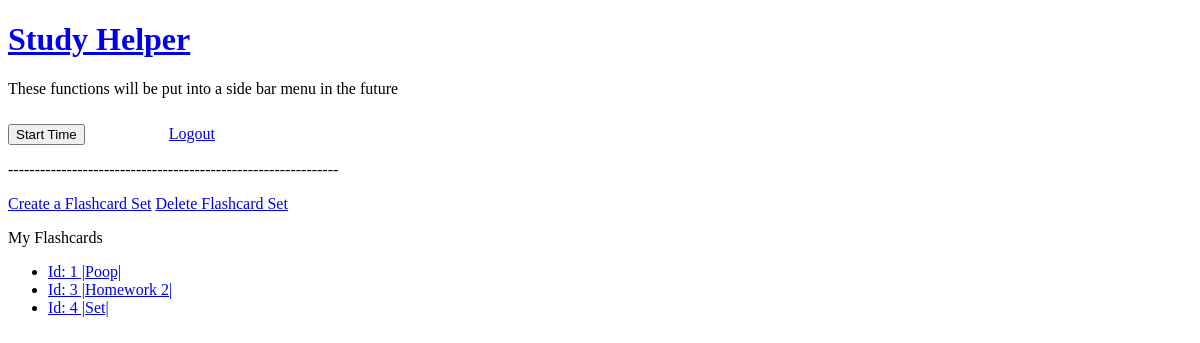
The page /flashcard (signed in) on the database as committed earlier.
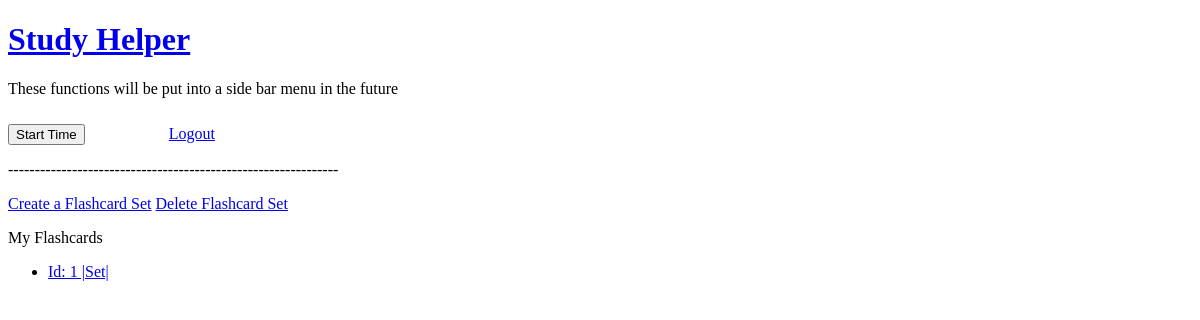
The same page on the database as committed later.
### myapp/models.py (models this page shows)
class Flashcardset(UserMixin, db.Model):
    id = db.Column(db.Integer, primary_key=True)
    author_id = db.Column(db.Integer, db.ForeignKey('user.id'))
    name = db.Column(db.String(64), unique=False, index=True)
    cards = db.relationship('Card', backref='set', lazy=True)
    def __repr__(self):
        return f'Id: {self.id} |{self.name}|'

### myapp/routes.py (the view)
@myapp_obj.route("/flashcard", methods=['GET', 'POST'])
@login_required
def display():
    flashcards = Flashcardset.query.filter_by(author_id = current_user.get_id())
    return render_template("/flashcard/flashcard_portal.html",
    flashcards = flashcards)

### myapp/models.py (called while the page is built)
@login.user_loader
def load_user(id):
    return User.query.get(int(id))

### myapp/templates/flashcard/flashcard_portal.html
{% extends "user/user_menu.html" %}
{% block content %}
<a href="/flashcard/create">Create a Flashcard Set</a>
<a href="/flashcard/delete">Delete Flashcard Set</a>
<p>My Flashcards</p>
<ul>
{% for cards in flashcards %}
    <li>
    <a href="/flashcard/display/{{ cards.name }}-{{ cards.id }}">{{ cards }}</a>
    </li>
{% endfor %}
</ul>
{% endblock %}

### myapp/templates/user/user_menu.html (shortened to what this page needs)
{% extends "base.html" %}
{% block menu %}
    <p>These functions will be put into a side bar menu in the future</p>
    <button id="start_timer" class="btn">Start Time</button>
    <a href="/logout">Logout</a>
    <p>--------------------------------------------------------------</p>
{% endblock %}

### myapp/templates/base.html (shortened to what this page needs)
<!DOCTYPE HTML>
<html>
    <head>
    <link rel="stylesheet" href="{{ url_for('static', filename='css/pomodoro.css') }}">
	<a href="/">
        <h1>Study Helper</h1>
    <a>
    </head>
    <body>
        {% if current_user.is_authenticated %}
            {% block menu %}
            {% endblock %}
        {% endif %}
	{% block content %}
	{% endblock %}
    </body>
</html>

### myapp/static/css/pomodoro.css (style rules this page uses)
body { margin: 20; padding: 10; }
.btn { margin-top: 10px; display : inline; }

Rows that differ between the two databases and show on the page:
removed Flashcardset: id+name "Id: 3 |Homework 2|"
removed Flashcardset: id+name "Id: 4 |Set|"
changed Flashcardset: id+name "Id: 1 |Poop|" → "Id: 1 |Set|"
